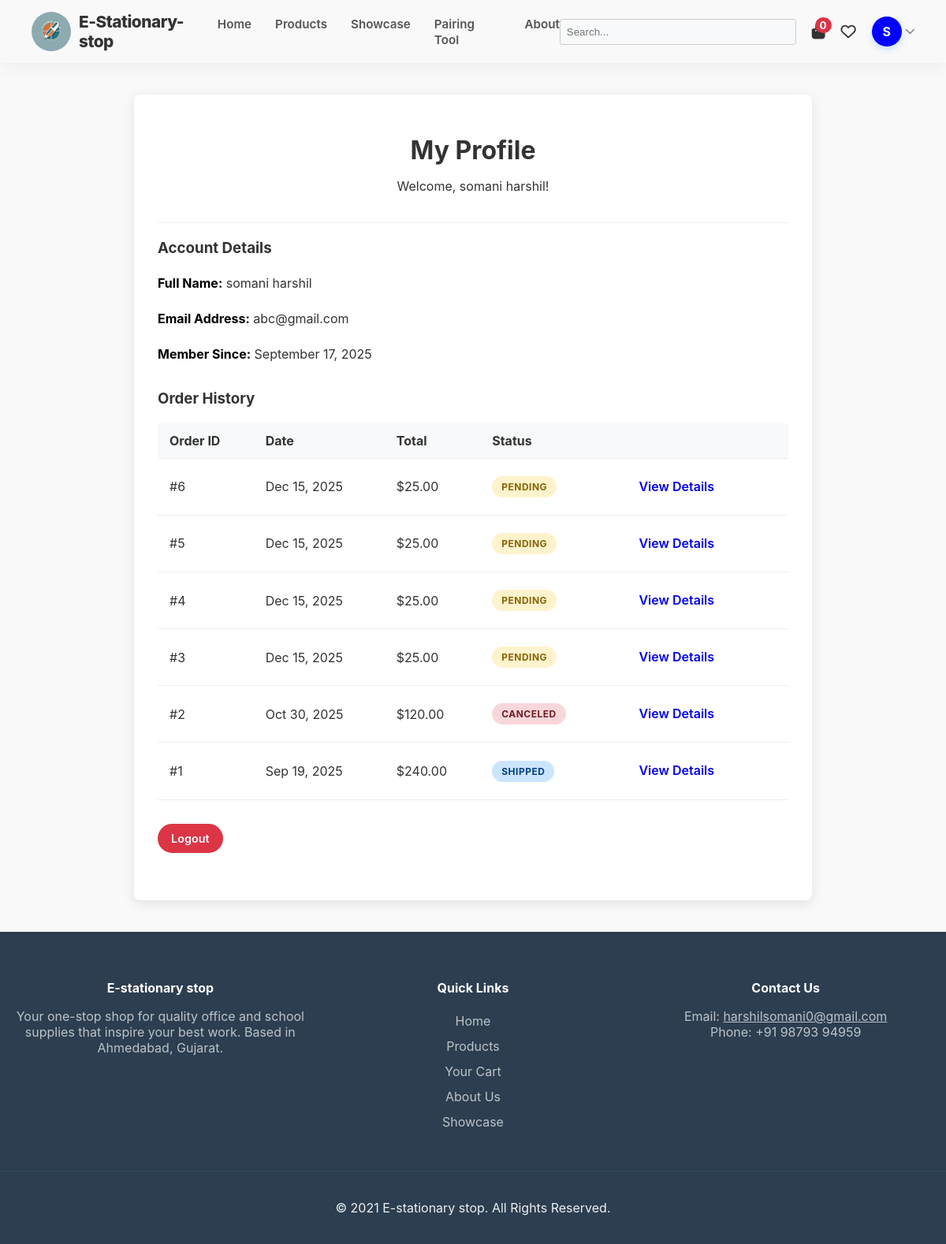
/profile.php (signed in), run on the app's committed database.
### tables this page shows
CREATE TABLE `users` (
  `id` int(11) NOT NULL,
  `full_name` varchar(100) NOT NULL,
  `email` varchar(100) NOT NULL,
  `password` varchar(255) NOT NULL,
  `is_admin` tinyint(1) NOT NULL DEFAULT 0,
  `created_at` timestamp NOT NULL DEFAULT current_timestamp()
);

CREATE TABLE `orders` (
  `id` int(11) NOT NULL,
  `user_id` int(11) NOT NULL,
  `total_amount` decimal(10,2) NOT NULL,
  `coupon_code` varchar(50) DEFAULT NULL,
  `discount_amount` decimal(10,2) DEFAULT 0.00,
  `order_status` varchar(50) NOT NULL DEFAULT 'Pending',
  `shipping_name` varchar(100) NOT NULL,
  `shipping_address` text NOT NULL,
  `shipping_city` varchar(100) NOT NULL,
  `shipping_state` varchar(100) NOT NULL,
  `shipping_pincode` varchar(10) NOT NULL,
  `shipping_phone` varchar(20) NOT NULL,
  `created_at` timestamp NOT NULL DEFAULT current_timestamp(),
  `status` varchar(50) DEFAULT 'Pending'
);

### profile.php (the view, shortened to what this page needs)
<?php
include_once 'includes/header.php';
$user_id = $_SESSION['user_id'];
$stmt = $conn->prepare("SELECT full_name, email, created_at FROM users WHERE id = ?");
$stmt->bind_param("i", $user_id);
$stmt->execute();
$result = $stmt->get_result();
$user = $result->fetch_assoc();
$order_stmt = $conn->prepare("SELECT id, total_amount, order_status, created_at FROM orders WHERE user_id = ? ORDER BY created_at DESC");
$order_stmt->bind_param("i", $user_id);
$order_stmt->execute();
$order_result = $order_stmt->get_result();
?>
<div class="profile-container">
    <div class="profile-header">
        <h1>My Profile</h1>
        <p>Welcome, <?php echo htmlspecialchars($user['full_name']); ?>!</p>
    </div>
    <div class="profile-details">
        <h3>Account Details</h3>
        <p><strong>Full Name:</strong> <?php echo htmlspecialchars($user['full_name']); ?></p>
        <p><strong>Email Address:</strong> <?php echo htmlspecialchars($user['email']); ?></p>
        <p><strong>Member Since:</strong> <?php echo date("F d, Y", strtotime($user['created_at'])); ?></p>
    </div>
    <div class="profile-orders">
        <h3>Order History</h3>
        <?php if ($order_result->num_rows > 0): ?>
            <table class="order-history-table">
                <thead>
                    <tr>
                        <th>Order ID</th>
                        <th>Date</th>
                        <th>Total</th>
                        <th>Status</th>
                        <th></th>
                    </tr>
                </thead>
                <tbody>
                    <?php while ($order = $order_result->fetch_assoc()): ?>
                    <tr>
                        <td>#<?php echo $order['id']; ?></td>
                        <td><?php echo date("M d, Y", strtotime($order['created_at'])); ?></td>
                        <td>$<?php echo number_format($order['total_amount'], 2); ?></td>
                        <td>
                            <span class="status status-<?php echo strtolower(htmlspecialchars($order['order_status'])); ?>">
                                <?php echo htmlspecialchars($order['order_status']); ?>
                            </span>
                        </td>
                        <td><a href="order_details.php?id=<?php echo $order['id']; ?>" class="btn">View Details</a></td>
                    </tr>
                    <?php endwhile; ?>
                </tbody>
            </table>
        <?php else: ?>
            <p>You have not placed any orders yet.</p>
        <?php endif; $order_stmt->close(); ?>
    </div>
    <div class="profile-actions">
        <a href="logout.php" class="btn btn-danger">Logout</a>
    </div>
</div>
<?php include_once 'includes/footer.php'; ?>

### includes/header.php (shortened to what this page needs)
<?php
$user_initial = 'U';
if(isset($_SESSION['full_name'])) {
    $user_initial = strtoupper(substr($_SESSION['full_name'], 0, 1));
}
?>
<!DOCTYPE html>
<html lang="en">
<head>
    <link rel="stylesheet" href="/e-stationary-stop/assets/css/style.css">
    <link rel="stylesheet" href="https://cdnjs.cloudflare.com/ajax/libs/font-awesome/6.0.0/css/all.min.css">
</head>
<body>
    <header>
        <nav class="navbar">
            <a href="/e-stationary-stop/index.php" class="nav-logo">
                <img src="/e-stationary-stop/assets/images/logo.png" alt="Logo">
                <span>E-Stationary-stop</span>
            </a>
            <ul class="nav-menu">
                <li><a href="/e-stationary-stop/index.php" class="nav-link">Home</a></li>
                <li><a href="/e-stationary-stop/products.php" class="nav-link">Products</a></li>
                <li><a href="/e-stationary-stop/showcase.php" class="nav-link">Showcase</a></li>
                <li><a href="/e-stationary-stop/pairing_tool.php" class="nav-link">Pairing Tool</a></li>
                <li><a href="/e-stationary-stop/about.php" class="nav-link">About</a></li>
            </ul>
            <div class="nav-right-section">
                <div class="search-container">
                    <form action="/e-stationary-stop/products.php" method="get">
                        <input type="search" name="search" id="live-search-input" placeholder="Search...">
                    </form>
                </div>
               <a href="/e-stationary-stop/cart.php" class="nav-icon-link" title="Cart">
    <?php
    $cart_count = 0;
    ?>
    <span id="cart-item-count" class="cart-badge">
        <?php echo $cart_count; ?>
    </span>
</a>
                <?php if (isset($_SESSION['user_id'])): ?>
                    <a href="/e-stationary-stop/wishlist.php" class="nav-icon-link" title="Wishlist">
                        <i class="far fa-heart"></i>
                    </a>
                    <div class="user-dropdown">
                        <div class="user-avatar"><?php echo $user_initial; ?></div>
                        <i class="fas fa-chevron-down" style="font-size: 0.8rem; color: #888;"></i>
                    </div>
                <?php else: ?>
                    <a href="/e-stationary-stop/login.php" class="btn-login-nav">Log In</a>
                    <a href="/e-stationary-stop/register.php" class="btn-register-nav">Register</a>
                <?php endif; ?>
            </div>
        </nav>
    </header>
    <main class="container">

### includes/footer.php (shortened to what this page needs)
    </main>
    <footer class="site-footer">
        <div class="footer-grid">
            <div class="footer-column">
                <h4>E-stationary stop</h4>
                <p>Your one-stop shop for quality office and school supplies that inspire your best work. Based in Ahmedabad, Gujarat.</p>
            </div>
            <div class="footer-column">
                <h4>Quick Links</h4>
                <ul>
                    <li><a href="/e-stationary-stop/index.php">Home</a></li>
                    <li><a href="/e-stationary-stop/products.php">Products</a></li>
                    <li><a href="/e-stationary-stop/cart.php">Your Cart</a></li>
                    <li><a href="/e-stationary-stop/about.php">About Us</a></li>
                    <li><a href="/e-stationary-stop/showcase.php">Showcase</a></li>
                </ul>
            </div>
            <div class="footer-column">
                <h4>Contact Us</h4>
                <p>
                    Email: <a href="mailto:harshilsomani0@gmail.com">harshilsomani0@gmail.com</a><br>
                    Phone: +91 98793 94959
                </p>
            </div>
        </div>
        <div class="footer-bottom">
            <p>&copy; <?php echo date("2021"); ?> E-stationary stop. All Rights Reserved.</p>
        </div>
    </footer>
</body>
</html>

### data on the page
users: full_name "somani harshil", email "abc@gmail.com", created_at "September 17, 2025"
orders: id "6", created_at "Dec 15, 2025", total_amount "25.00", order_status "PENDING"
orders: id "5", created_at "Dec 15, 2025", total_amount "25.00", order_status "PENDING"
orders: id "4", created_at "Dec 15, 2025", total_amount "25.00", order_status "PENDING"
orders: id "3", created_at "Dec 15, 2025", total_amount "25.00", order_status "PENDING"
orders: id "2", created_at "Oct 30, 2025", total_amount "120.00", order_status "CANCELED"
orders: id "1", created_at "Sep 19, 2025", total_amount "240.00", order_status "SHIPPED"

### other printed values
$cart_count "0"
$user_initial "S"
